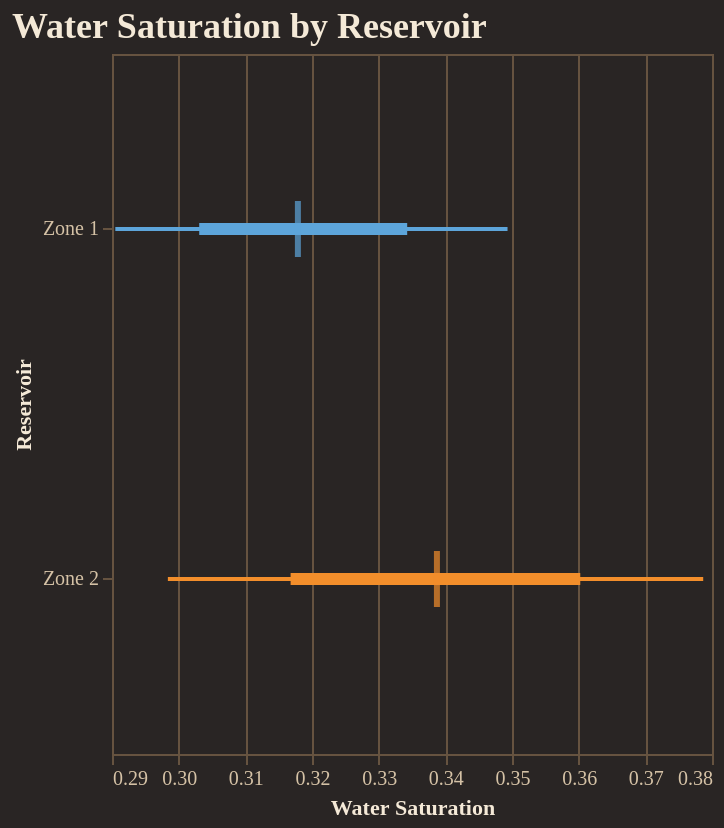

This figure's notebook cell:
### Code cell
fig = reporter.plotter.forest_plot(
    "Water Saturation", 
    backend=PLOTTING_BACKEND
)
fig.show()

### Figure 1 — Vega-Lite specification as saved in the notebook (floating-point values rounded to 4 significant figures)
{"config": {"background": "#292524", "view": {"fill": "#292524", "stroke": "#665340"}, "title": {"color": "#f4e9d7", "font": "Merriweather", "fontSize": 18, "fontWeight": 600, "subtitleColor": "#d5c2a6", "anchor": "start"}, "axis": {"domainColor": "#665340", "gridColor": "#665340", "tickColor": "#665340", "labelColor": "#d5c2a6", "titleColor": "#f4e9d7", "labelFont": "Merriweather", "titleFont": "Merriweather"}, "legend": {"titleColor": "#f4e9d7", "labelColor": "#d5c2a6", "labelFont": "Merriweather", "titleFont": "Merriweather", "orient": "top-right", "symbolType": "circle"}, "header": {"labelColor": "#d5c2a6", "titleColor": "#f4e9d7", "labelFont": "Merriweather", "titleFont": "Merriweather"}, "mark": {"color": "#c78d3b"}, "line": {"color": "#c78d3b"}, "bar": {"color": "#c78d3b"}, "point": {"color": "#ddb06d"}, "area": {"color": "#c78d3b", "opacity": 0.35}, "text": {"color": "#f4e9d7", "font": "Merriweather"}, "range": {"category": ["#5DA5DA", "#F28E2B", "#59C36A", "#E15759", "#B07AA1", "#4ECDC4", "#FF9DA7", "#EDC948"]}}, "layer": [{"mark": {"type": "rule", "strokeWidth": 2}, "encoding": {"color": {"field": "group", "legend": null, "type": "nominal"}, "x": {"field": "p10", "scale": {"zero": false}, "title": "Water Saturation", "type": "quantitative"}, "x2": {"field": "p90"}, "y": {"field": "group", "sort": ["Zone 1", "Zone 2"], "title": "Reservoir", "type": "nominal"}}}, {"mark": {"type": "rule", "strokeWidth": 6}, "encoding": {"color": {"field": "group", "legend": null, "type": "nominal"}, "x": {"field": "p25", "scale": {"zero": false}, "title": "Water Saturation", "type": "quantitative"}, "x2": {"field": "p75"}, "y": {"field": "group", "sort": ["Zone 1", "Zone 2"], "title": "Reservoir", "type": "nominal"}}}, {"mark": {"type": "tick", "color": "black", "size": 28, "thickness": 3}, "encoding": {"color": {"field": "group", "legend": null, "type": "nominal"}, "tooltip": [{"field": "group", "title": "Group", "type": "nominal"}, {"field": "p10", "title": "P10", "type": "quantitative"}, {"field": "p25", "title": "P25", "type": "quantitative"}, {"field": "median", "title": "Median", "type": "quantitative"}, {"field": "p75", "title": "P75", "type": "quantitative"}, {"field": "p90", "title": "P90", "type": "quantitative"}], "x": {"field": "median", "scale": {"zero": false}, "title": "Water Saturation", "type": "quantitative"}, "y": {"field": "group", "sort": ["Zone 1", "Zone 2"], "title": "Reservoir", "type": "nominal"}}}], "data": {"name": "data-8969956472c921a0599ac5cf8f0e9d9b"}, "height": 350, "title": "Water Saturation by Reservoir", "width": "container", "$schema": "https://vega.github.io/schema/vega-lite/v5.20.1.json", "datasets": {"data-8969956472c921a0599ac5cf8f0e9d9b": [{"group": "Zone 1", "p10": 0.2905, "p25": 0.3031, "median": 0.3179, "p75": 0.3343, "p90": 0.3493}, {"group": "Zone 2", "p10": 0.2984, "p25": 0.3168, "median": 0.3387, "p75": 0.3602, "p90": 0.3787}]}}
